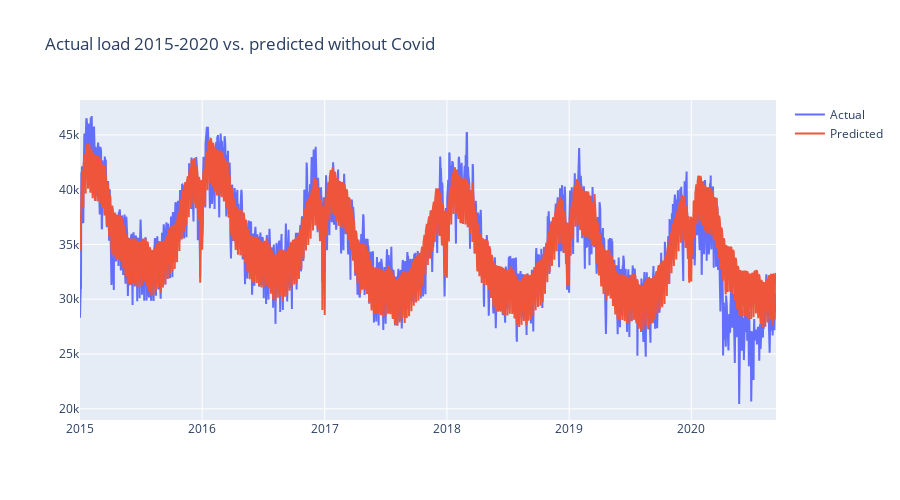

The notebook cell saved with this chart:
### Code cell
date_load_daily_2015_2020 = pd.concat([clean_load_2015_2019, clean_load_2020], axis=0)
# Compare to truth on whole timescale
fig = go.Figure()
fig.add_trace(go.Scatter(x=date_load_daily_2015_2020['ds'], y=date_load_daily_2015_2020['y'],
                    mode='lines',
                    name='Actual'))
fig.add_trace(go.Scatter(x=date_load_daily_2015_2020['ds'], y=forecast_2020['yhat'],
                    mode='lines',
                    name='Predicted'))
fig.update_layout(height=500, width=900, title_text="Actual load 2015-2020 vs. predicted without Covid")
fig.show()

### Figure 1 — Plotly figure (JSON) as saved in the notebook; plotly's stock layout.template omitted (floating-point values rounded to 4 significant figures; data arrays with more than 128 entries replaced by an {"elided": "..."} marker saying what was removed)
{"data": [{"mode": "lines", "name": "Actual", "type": "scatter", "x": {"elided": "2079 str values"}, "y": {"elided": "2079 float values"}}, {"mode": "lines", "name": "Predicted", "type": "scatter", "x": {"elided": "2079 str values"}, "y": {"elided": "2079 float values"}}], "layout": {"height": 500, "title": {"text": "Actual load 2015-2020 vs. predicted without Covid"}, "width": 900}}
